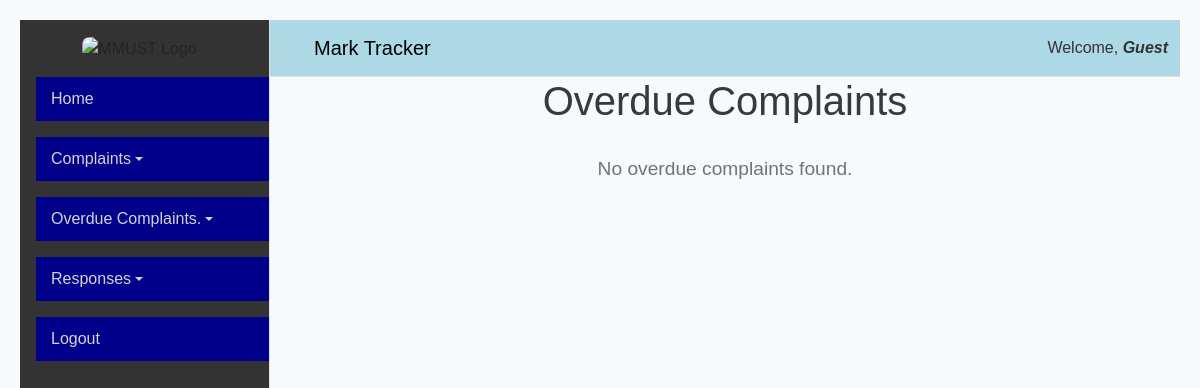
Page /overdue-lecturer-complaints/ (signed in) on the earlier database version.
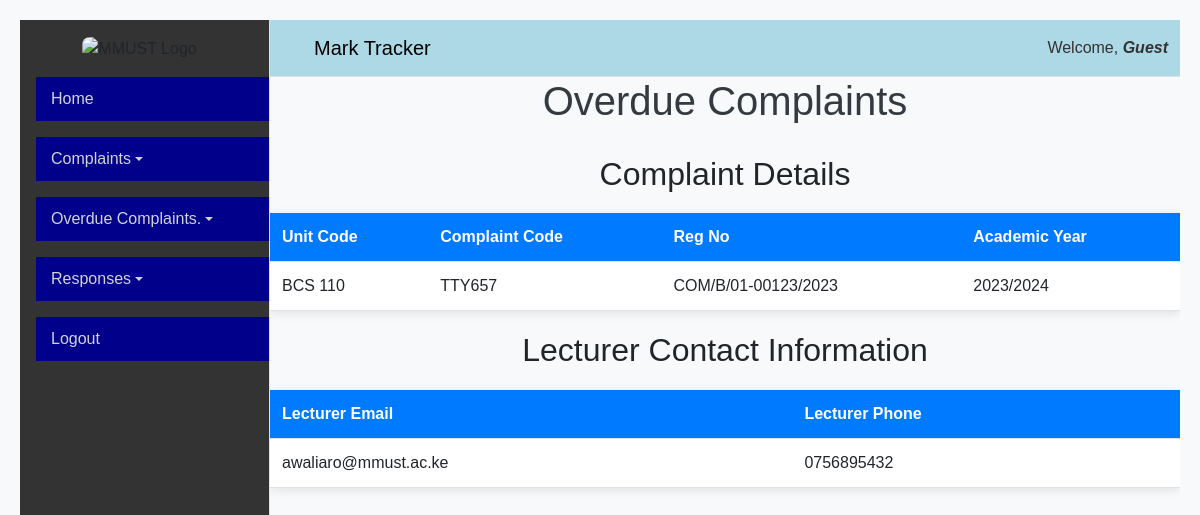
Same page on the later database version.
### complaints/models.py (models this page shows, shortened)
class Complaint(models.Model):
    complaint_code = models.CharField(
        max_length=100,
        primary_key=True,
        unique=True,
        help_text="Please Enter Complaint Code"
    )
    unit_code = models.ForeignKey(Unit, on_delete=models.CASCADE)
    reg_no = models.ForeignKey(Student, on_delete=models.CASCADE)
    missing_mark = models.CharField(
        max_length=20,
        choices=[('CAT', 'CAT'), ('EXAM', 'EXAM'), ('ALL', 'ALL')]
    )
    academic_year = models.ForeignKey(
        AcademicYear,
        on_delete=models.SET_NULL,
        null=True,
        blank=True,
        default=None,
        help_text="Select Academic Year"
    )
    exam_date = models.DateField(help_text="Enter Main Exam Date, [dd, mm, yy]")
    description = models.TextField(help_text="Please Enter Description")
    date = models.DateField(default=timezone.now)
    class Meta:
        constraints = [
            models.UniqueConstraint(
                fields=['unit_code', 'reg_no'],
                name='unique_complaint_per_unit_student'
            )
        ]

class Unit(models.Model):
    unit_code = models.CharField(primary_key=True, unique=True, max_length=20, help_text="Please Enter Unit Code")
    unit_name = models.CharField(max_length=200, help_text="Please Enter Unit Name")
    def __str__(self):
        return f"{self.unit_code}"

class Student(models.Model):
    reg_no = models.CharField(primary_key=True, unique=True, max_length=200, validators=[validate_reg_no], help_text="Please Enter Student Registration Number")
    username = models.CharField(unique=True, max_length=200, help_text="Enter a valid Username")
    first_name = models.CharField(max_length=200, help_text="Please Enter Student First Name")
    last_name = models.CharField(max_length=200, help_text="Please Enter Student Last Name")
    email_address = models.EmailField(max_length=200, help_text="Please Enter Student Email Address")
    phone_number = models.CharField(max_length=13, validators=[validate_kenyan_phone_number], help_text="Enter phone number in the format 0798073204 or +254798073404")
    course_code = models.ForeignKey(Course, on_delete=models.CASCADE)

class AcademicYear(models.Model):
    year_id = models.AutoField(primary_key=True)
    academic_year = models.CharField(max_length=200, help_text="Please Enter Academic Year")

class Lecturer(models.Model):
    lec_no = models.CharField(primary_key=True, unique=True, max_length=20, help_text="Please Enter Lecturer Number")
    email_address = models.EmailField(max_length=200, help_text="Please Enter Lecturer Email Address")
    username = models.EmailField(unique=True, max_length=200, help_text="Enter a valid Username")
    first_name = models.CharField(max_length=200, help_text="Please Enter Student First Name")
    last_name = models.CharField(max_length=200, help_text="Please Enter Student Last Name")
    phone_number = models.CharField(max_length=13, validators=[validate_kenyan_phone_number], help_text="Enter phone number in the format 0798073204 or +254798073404")
    role = models.CharField(max_length=50, choices=[('Member', 'Member'), ('Exam Officer', 'Exam Officer'), ('COD', 'COD')])
    dep_code = models.ForeignKey(Department, on_delete=models.CASCADE)

### complaints/views.py (the view)
# urls.py: path('overdue-lecturer-complaints/', LecturerOverdueComplaintsView.as_view(), name='overdue-lecturer-complaints'),
class LecturerOverdueComplaintsView(View):
    def get(self, request):
        username = request.session.get('username')
        if not username:
            return redirect('login')  # Redirect to login if username is not in session
        try:
            cod_lecturer = Lecturer.objects.get(username=username)
            department_lecturers = Lecturer.objects.filter(dep_code=cod_lecturer.dep_code)
            lecturer_units = LecturerUnit.objects.filter(lec_no__in=department_lecturers)
            department_unit_codes = lecturer_units.values_list('unit_code', flat=True)
            overdue_threshold = timezone.now() - timedelta(hours=24)
            overdue_complaints = Complaint.objects.filter(
                date__lt=overdue_threshold,
                unit_code__in=department_unit_codes
            ).select_related('reg_no', 'academic_year', 'unit_code')  # Optimize with select_related
            lecturer_numbers = lecturer_units.filter(
                unit_code__in=overdue_complaints.values_list('unit_code', flat=True)
            ).values_list('lec_no', flat=True).distinct()
            overdue_lecturers = Lecturer.objects.filter(
                lec_no__in=lecturer_numbers
            ).only('phone_number', 'email_address')
            context = {
                'overdue_complaints': overdue_complaints,
                'overdue_lecturers': overdue_lecturers,
            }
            return render(request, 'lecturer_complaints.html', context)
        except Lecturer.DoesNotExist:
            return render(request, 'lecturer_complaints.html', {'error': 'Lecturer not found.'})

### complaints/templates/lecturer_complaints.html (shortened to what this page needs)
{% extends 'cod_base_dashboard.html' %}
{% block content %}
    <h1>Overdue Complaints</h1>
    {% if overdue_complaints %}
        <h2>Complaint Details</h2>
        <table>
            <thead>
                <tr>
                    <th>Unit Code</th>
                    <th>Complaint Code</th>
                    <th>Reg No</th>
                    <th>Academic Year</th>
                </tr>
            </thead>
            <tbody>
                {% for complaint in overdue_complaints %}
                    <tr>
                        <td>{{ complaint.unit_code }}</td>
                        <td>{{ complaint.complaint_code }}</td>
                        <td>{{ complaint.reg_no.reg_no }}</td>
                        <td>{{ complaint.academic_year.academic_year }}</td>
                    </tr>
                {% endfor %}
            </tbody>
        </table>
        <h2>Lecturer Contact Information</h2>
        <table>
            <thead>
                <tr>
                    <th>Lecturer Email</th>
                    <th>Lecturer Phone</th>
                </tr>
            </thead>
            <tbody>
                {% for lecturer in overdue_lecturers %}
                    <tr>
                        <td>{{ lecturer.email_address }}</td>
                        <td>{{ lecturer.phone_number }}</td>
                    </tr>
                {% endfor %}
            </tbody>
        </table>
    {% else %}
        <p>No overdue complaints found.</p>
    {% endif %}
{% endblock %}

Differences in the rows shown:
added Complaint: unit_code "BCS 110", complaint_code "TTY657", reg_no.reg_no "COM/B/01-00123/2023", academic_year.academic_year "2023/2024"
now on this page (row unchanged): Lecturer: email_address "awaliaro@mmust.ac.ke", phone_number "0756895432"
Other differences:
text no longer shown: "No overdue complaints found."
text now shown: "Complaint Details Unit Code Complaint Code Reg No Academic Year Lecturer Contact Information Lecturer Email Lecturer Phone"
